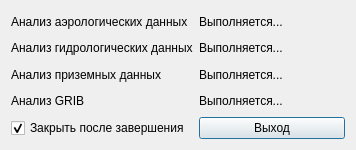
<?xml version="1.0" encoding="UTF-8"?>
<ui version="4.0">
 <class>ObanalStatus</class>
 <widget class="QDialog" name="ObanalStatus">
  <property name="geometry">
   <rect>
    <x>0</x>
    <y>0</y>
    <width>356</width>
    <height>150</height>
   </rect>
  </property>
  <property name="windowTitle">
   <string>Form</string>
  </property>
  <layout class="QGridLayout" name="gridLayout">
   <item row="1" column="1">
    <widget class="QLabel" name="aeroStat">
     <property name="text">
      <string>Выполняется...</string>
     </property>
    </widget>
   </item>
   <item row="5" column="0">
    <widget class="QLabel" name="surfLbl">
     <property name="text">
      <string>Анализ приземных данных</string>
     </property>
    </widget>
   </item>
   <item row="1" column="0">
    <widget class="QLabel" name="aeroLbl">
     <property name="text">
      <string>Анализ аэрологических данных</string>
     </property>
    </widget>
   </item>
   <item row="6" column="1">
    <widget class="QLabel" name="gribStat">
     <property name="text">
      <string>Выполняется...</string>
     </property>
    </widget>
   </item>
   <item row="6" column="0">
    <widget class="QLabel" name="gribLbl">
     <property name="text">
      <string>Анализ GRIB</string>
     </property>
    </widget>
   </item>
   <item row="5" column="1">
    <widget class="QLabel" name="surfStat">
     <property name="text">
      <string>Выполняется...</string>
     </property>
    </widget>
   </item>
   <item row="7" column="1">
    <widget class="QPushButton" name="closeBtn">
     <property name="toolTip">
      <string>Выход</string>
     </property>
     <property name="text">
      <string>Выход</string>
     </property>
    </widget>
   </item>
   <item row="2" column="0">
    <widget class="QLabel" name="oceanLbl">
     <property name="text">
      <string>Анализ гидрологических данных</string>
     </property>
    </widget>
   </item>
   <item row="2" column="1">
    <widget class="QLabel" name="oceanStat">
     <property name="text">
      <string>Выполняется...</string>
     </property>
    </widget>
   </item>
   <item row="7" column="0">
    <widget class="QCheckBox" name="closeCheck">
     <property name="text">
      <string>Закрыть после завершения </string>
     </property>
     <property name="checked">
      <bool>true</bool>
     </property>
    </widget>
   </item>
  </layout>
 </widget>
 <resources/>
 <connections/>
</ui>
